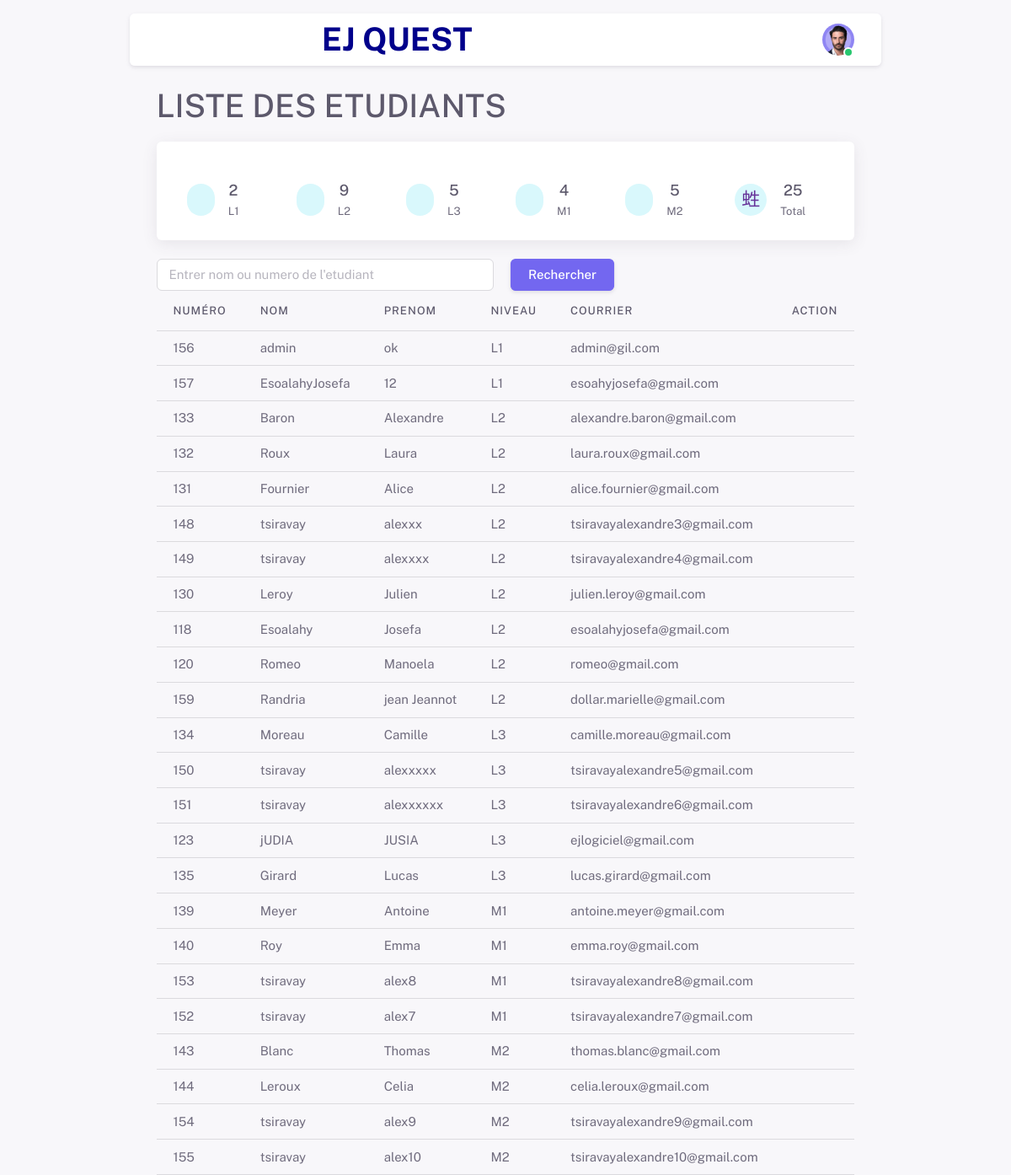
The app's page /admin.php with its own data.
### tables this page shows
CREATE TABLE IF NOT EXISTS `etudiant` (
  `numEtudiant` int NOT NULL AUTO_INCREMENT,
  `nomEtudiant` varchar(50) NOT NULL,
  `prenomEtudiant` varchar(50) NOT NULL,
  `niveauEtudiant` varchar(10) NOT NULL,
  `courrierEtudiant` varchar(100) NOT NULL,
  `passwordEtudiant` varchar(20) NOT NULL,
  PRIMARY KEY (`numEtudiant`),
  UNIQUE KEY `etudiant_pk` (`courrierEtudiant`)
);

### admin.php (the view, shortened to what this page needs)
<?php
require_once 'connection.php';
    $sql = 'SELECT * FROM etudiant WHERE courrierEtudiant <> :courrierEtudiant ORDER BY niveauEtudiant ASC';
    $query = $conn->prepare($sql);
    $query->execute(
            array(
                    ":courrierEtudiant"=>"admin@gmail.com"
            )
    );
    $result = $query->fetchAll(PDO::FETCH_ASSOC);
?>
<!DOCTYPE html>
<html
        lang="en"
        class="light-style layout-navbar-fixed layout-menu-fixed layout-compact"
        dir="ltr"
        data-theme="theme-default"
        data-assets-path="../../assets/"
        data-template="vertical-menu-template">
<head>
    <link rel="stylesheet" href="assets/vendor/fonts/fontawesome.css" />
    <link rel="stylesheet" href="assets/vendor/fonts/tabler-icons.css" />
    <link rel="stylesheet" href="assets/vendor/fonts/flag-icons.css" />
    <link rel="stylesheet" href="assets/vendor/css/rtl/core.css" class="template-customizer-core-css" />
    <link rel="stylesheet" href="assets/vendor/css/rtl/theme-default.css" class="template-customizer-theme-css" />
    <link rel="stylesheet" href="assets/css/demo.css" />
    <link rel="stylesheet" href="assets/vendor/libs/node-waves/node-waves.css" />
    <link rel="stylesheet" href="assets/vendor/libs/perfect-scrollbar/perfect-scrollbar.css" />
    <link rel="stylesheet" href="assets/vendor/libs/typeahead-js/typeahead.css" />
    <link rel="stylesheet" href="assets/vendor/libs/apex-charts/apex-charts.css" />
    <link rel="stylesheet" href="assets/vendor/libs/swiper/swiper.css" />
    <link rel="stylesheet" href="assets/vendor/libs/datatables-bs5/datatables.bootstrap5.css" />
    <link rel="stylesheet" href="assets/vendor/libs/datatables-responsive-bs5/responsive.bootstrap5.css" />
    <link rel="stylesheet" href="assets/vendor/libs/datatables-checkboxes-jquery/datatables.checkboxes.css" />
    <link rel="stylesheet" href="assets/vendor/css/pages/cards-advance.css" />
</head>
<nav class="layout-navbar container-xxl navbar navbar-expand-xl navbar-detached align-items-center bg-navbar-theme" id="layout-navbar">
    <h1 class="my-auto mx-auto" style="color: darkblue; font-weight: bolder">EJ QUEST</h1>
    <ul class="navbar-nav flex-row align-items-center ms-auto">
        <li class="nav-item navbar-dropdown dropdown-user dropdown">
            <a class="nav-link dropdown-toggle hide-arrow" href="javascript:void(0);" data-bs-toggle="dropdown">
                <div class="avatar avatar-online">
                    <img src="assets/img/avatars/1.png" alt="" class="h-auto rounded-circle">
                </div>
            </a>
        </li>
    </ul>
</nav>
<body>
<div class="layout-wrapper layout-content-navbar">
    <div class="layout-container">
        <div class="layout-content " style="margin: 100px auto 0 auto" >
            <main class="container">
                <div class="row">
                    <section class="col-12">
                        <h1>LISTE DES ETUDIANTS</h1>
                        <?php
                        require_once 'connection.php';
                        $sqlCount = "SELECT  niveauEtudiant, COUNT(*) AS effectif FROM etudiant GROUP BY niveauEtudiant ORDER BY niveauEtudiant ASC";
                        $reqCount = $conn->query($sqlCount);
                        $rs = $reqCount->fetchAll(PDO::FETCH_ASSOC);
                        $res = 0;
                        for ($i = 0; $i < count($rs); $i++) {
                            $res = $rs[$i]['effectif'] + $res;
                        }
                        ?>
                        <div class="card h-10"><br>
                            <div class="card-body pt-2">
                                <div class="row gy-3" style="margin: 0 auto; text-align: center">
                                    <div class="col-md-2 col-3">
                                        <div class="d-flex align-items-center">
                                            <div class="badge rounded-pill bg-label-info me-3 p-2">
                                                <i class="ti ti-user-circle ti-sm" STYLE="color: rebeccapurple"></i>
                                            </div>
                                            <div class="card-info">
                                                <h5 class="mb-0"><?=$rs[0]['effectif']?></h5>
                                                <small><?=$rs[0]['niveauEtudiant']?></small>
                                            </div>
                                        </div>
                                    </div>
                                    <div class="col-md-2 col-3">
                                        <div class="d-flex align-items-center">
                                            <div class="badge rounded-pill bg-label-info me-3 p-2">
                                                <i class="ti ti-user-circle ti-sm" STYLE="color: rebeccapurple"></i>
                                            </div>
                                            <div class="card-info">
                                                <h5 class="mb-0"><?=$rs[1]['effectif']?></h5>
                                                <small><?=$rs[1]['niveauEtudiant']?></small>
                                            </div>
                                        </div>
                                    </div>
                                    <div class="col-md-2 col-3">
                                        <div class="d-flex align-items-center">
                                            <div class="badge rounded-pill bg-label-info me-3 p-2">
                                                <i class="ti ti-user-circle ti-sm" STYLE="color: rebeccapurple"></i>
                                            </div>
                                            <div class="card-info">
                                                <h5 class="mb-0"><?=$rs[2]['effectif']?></h5>
                                                <small><?=$rs[2]['niveauEtudiant']?></small>
                                            </div>
                                        </div>
                                    </div>
                                    <div class="col-md-2 col-3">
                                        <div class="d-flex align-items-center">
                                            <div class="badge rounded-pill bg-label-info me-3 p-2">
                                                <i class="ti ti-user-circle ti-sm" STYLE="color: rebeccapurple"></i>
                                            </div>
                                            <div class="card-info">
                                                <h5 class="mb-0"><?=$rs[3]['effectif']?></h5>
                                                <small><?=$rs[3]['niveauEtudiant']?></small>
                                            </div>
                                        </div>
                                    </div>
                                    <div class="col-md-2 col-3">
                                        <div class="d-flex align-items-center">
                                            <div class="badge rounded-pill bg-label-info me-3 p-2">
                                                <i class="ti ti-user-circle ti-sm" STYLE="color: rebeccapurple"></i>
                                            </div>
                                            <div class="card-info">
                                                <h5 class="mb-0"><?=$rs[4]['effectif']?></h5>
                                                <small><?=$rs[4]['niveauEtudiant']?></small>
                                            </div>
                                        </div>
                                    </div>
                                    <div class="col-md-2 col-3">
                                        <div class="d-flex align-items-center">
                                            <div class="badge rounded-pill bg-label-info me-3 p-2">
                                                <i class="ti ti-users-group ti-sm" STYLE="color: rebeccapurple"></i>
                                            </div>
                                            <div class="card-info">
                                                <h5 class="mb-0"><?=$res?></h5>
                                                <small>Total</small>
                                            </div>
                                        </div>
                                    </div>
                                </div>
                            </div>
                        </div>
                        <br>
                        <form class="form " style="display: flex; gap: 10px" method="post" action="">
                            <input type="search"
                                   name="recherche"
                                   id="recherche"
                                   class="form-control" placeholder="Entrer nom ou numero de l'etudiant" aria-controls="DataTables_Table_0" style="width: 400px;">
                            <button class="btn btn-primary" type="submit">Rechercher</button>
                        </form>
                        <table class="table">
                            <thead>
                            <th>Numéro</th>
                            <th>Nom</th>
                            <th>Prenom</th>
                            <th>Niveau</th>
                            <th>Courrier</th>
                            <th>Action</th>
                            </thead>
                            <tbody>
                            <?php
                            foreach ($result as $etudiant){
                                ?>
                                <tr>
                                    <td><?=$etudiant["numEtudiant"] ?></td>
                                    <td><?=$etudiant["nomEtudiant"] ?></td>
                                    <td><?=$etudiant["prenomEtudiant"] ?></td>
                                    <td><?=$etudiant["niveauEtudiant"] ?></td>
                                    <td><?=$etudiant["courrierEtudiant"] ?></td>
                                    <td>
                                        <a href="editer.php?numEtudiant=<?= $etudiant['numEtudiant'] ?>">
                                            <i class="menu-icon tf-icons ti ti-pencil"></i>
                                        </a>
                                        <a href="delete.php?numEtudiant=<?= $etudiant['numEtudiant'] ?>" onclick="confirmer()">
                                            <i class="menu-icon tf-icons ti ti-trash" style="color: red"></i>
                                        </a>
                                    </td>
                                </tr>
                                <?php
                            }
                            ?>
                            </tbody>
                        </table>
                    </section>
                </div>
            </main>
        </div>
    </div>
</body>
</html>

### records on screen
etudiant: numEtudiant "156", nomEtudiant "admin", prenomEtudiant "ok", niveauEtudiant "L1", courrierEtudiant "admin@gil.com"
etudiant: numEtudiant "157", nomEtudiant "EsoalahyJosefa", prenomEtudiant "12", niveauEtudiant "L1", courrierEtudiant "esoahyjosefa@gmail.com"
etudiant: numEtudiant "133", nomEtudiant "Baron", prenomEtudiant "Alexandre", niveauEtudiant "L2", courrierEtudiant "alexandre.baron@gmail.com"
etudiant: numEtudiant "132", nomEtudiant "Roux", prenomEtudiant "Laura", niveauEtudiant "L2", courrierEtudiant "laura.roux@gmail.com"
etudiant: numEtudiant "131", nomEtudiant "Fournier", prenomEtudiant "Alice", niveauEtudiant "L2", courrierEtudiant "alice.fournier@gmail.com"
etudiant: numEtudiant "148", nomEtudiant "tsiravay", prenomEtudiant "alexxx", niveauEtudiant "L2", courrierEtudiant "tsiravayalexandre3@gmail.com"
etudiant: numEtudiant "149", nomEtudiant "tsiravay", prenomEtudiant "alexxxx", niveauEtudiant "L2", courrierEtudiant "tsiravayalexandre4@gmail.com"
etudiant: numEtudiant "130", nomEtudiant "Leroy", prenomEtudiant "Julien", niveauEtudiant "L2", courrierEtudiant "julien.leroy@gmail.com"
etudiant: numEtudiant "118", nomEtudiant "Esoalahy", prenomEtudiant "Josefa", niveauEtudiant "L2", courrierEtudiant "esoalahyjosefa@gmail.com"
etudiant: numEtudiant "120", nomEtudiant "Romeo", prenomEtudiant "Manoela", niveauEtudiant "L2", courrierEtudiant "romeo@gmail.com"
etudiant: numEtudiant "159", nomEtudiant "Randria", prenomEtudiant "jean Jeannot", niveauEtudiant "L2", courrierEtudiant "dollar.marielle@gmail.com"
etudiant: numEtudiant "134", nomEtudiant "Moreau", prenomEtudiant "Camille", niveauEtudiant "L3", courrierEtudiant "camille.moreau@gmail.com"
etudiant: numEtudiant "150", nomEtudiant "tsiravay", prenomEtudiant "alexxxxx", niveauEtudiant "L3", courrierEtudiant "tsiravayalexandre5@gmail.com"
etudiant: numEtudiant "151", nomEtudiant "tsiravay", prenomEtudiant "alexxxxxx", niveauEtudiant "L3", courrierEtudiant "tsiravayalexandre6@gmail.com"
etudiant: numEtudiant "123", nomEtudiant "jUDIA", prenomEtudiant "JUSIA", niveauEtudiant "L3", courrierEtudiant "ejlogiciel@gmail.com"
etudiant: numEtudiant "135", nomEtudiant "Girard", prenomEtudiant "Lucas", niveauEtudiant "L3", courrierEtudiant "lucas.girard@gmail.com"
etudiant: numEtudiant "139", nomEtudiant "Meyer", prenomEtudiant "Antoine", niveauEtudiant "M1", courrierEtudiant "antoine.meyer@gmail.com"
etudiant: numEtudiant "140", nomEtudiant "Roy", prenomEtudiant "Emma", niveauEtudiant "M1", courrierEtudiant "emma.roy@gmail.com"
etudiant: numEtudiant "153", nomEtudiant "tsiravay", prenomEtudiant "alex8", niveauEtudiant "M1", courrierEtudiant "tsiravayalexandre8@gmail.com"
etudiant: numEtudiant "152", nomEtudiant "tsiravay", prenomEtudiant "alex7", niveauEtudiant "M1", courrierEtudiant "tsiravayalexandre7@gmail.com"
etudiant: numEtudiant "143", nomEtudiant "Blanc", prenomEtudiant "Thomas", niveauEtudiant "M2", courrierEtudiant "thomas.blanc@gmail.com"
etudiant: numEtudiant "144", nomEtudiant "Leroux", prenomEtudiant "Celia", niveauEtudiant "M2", courrierEtudiant "celia.leroux@gmail.com"
etudiant: numEtudiant "154", nomEtudiant "tsiravay", prenomEtudiant "alex9", niveauEtudiant "M2", courrierEtudiant "tsiravayalexandre9@gmail.com"
etudiant: numEtudiant "155", nomEtudiant "tsiravay", prenomEtudiant "alex10", niveauEtudiant "M2", courrierEtudiant "tsiravayalexandre10@gmail.com"

### other values on screen
$rs[0]['effectif'] "2"
$rs[0]['niveauEtudiant'] "L1"
$rs[1]['effectif'] "9"
$rs[1]['niveauEtudiant'] "L2"
$rs[2]['effectif'] "5"
$rs[2]['niveauEtudiant'] "L3"
$rs[3]['effectif'] "4"
$rs[3]['niveauEtudiant'] "M1"
$rs[4]['effectif'] "5"
$rs[4]['niveauEtudiant'] "M2"
$res "25"
